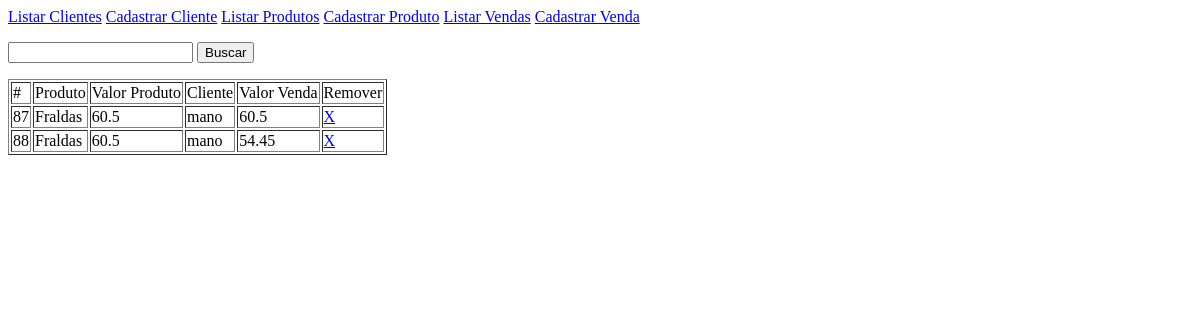
/venda_listar.php?busca=mano, run on an earlier commit of the app's database.
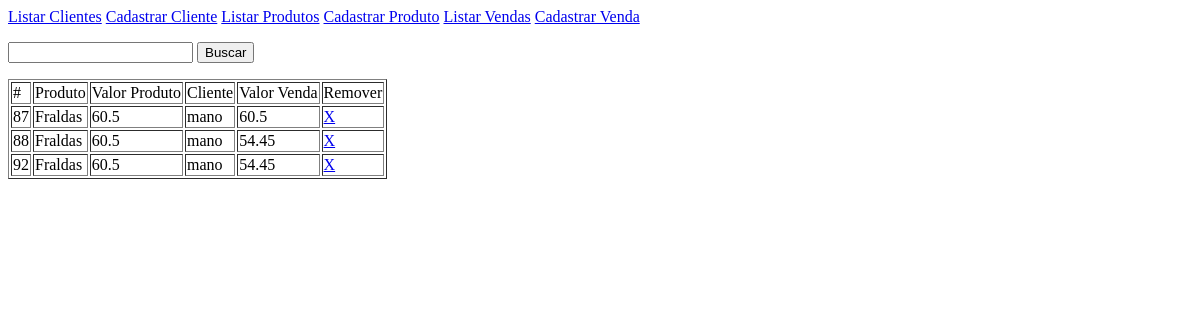
And on a later commit of the database.
### tables this page shows
CREATE TABLE venda ( id integer primary key autoincrement, produto integer references produto (id), cliente integer references cliente (id), datahora datetime, valor float );

### venda_listar.php (the view, shortened to what this page needs)
<?php
	$busca = '';
	if ( isset( $_REQUEST['busca'] ) ) {
		$busca = $_REQUEST['busca'];
	}
	$sql = " select v.id, p.anvisa, p.nome pnome, p.valor pvalor, c.cpf, c.nome cnome, v.valor vvalor from venda v join cliente c on c.id = v.cliente join produto p on p.id = v.produto where p.nome || c.nome like '%" . $busca . "%' ";
	$conexao = new pdo ('sqlite:banco.sqlite');
	$resultado = $conexao->query($sql)->fetchAll();
?>
<html>
	<head>
	</head>
	<body>
<?php
		require 'menu.php';
?>
		<form id="busca">
			<p>
				<input type="text" name="busca" autocomplete="off" />
				<button type="submit" formmethod="post" formaction="venda_listar.php">Buscar</button>
			</p>
		</form>
		<table border="1">
			<tr>
				<td>#</td>
				<td>Produto</td>
				<td>Valor Produto</td>
				<td>Cliente</td>
				<td>Valor Venda</td>
				<td>Remover</td>
			</tr>
<?php
	foreach ( $resultado as $tupla ) {
?>
			<tr>
				<td><?php print $tupla['id']; ?></td>
				<td><?php print $tupla['pnome']; ?></td>
				<td><?php print $tupla['pvalor']; ?></td>
				<td><?php print $tupla['cnome']; ?></td>
				<td><?php print $tupla['vvalor']; ?></td>
				<td><a href="venda_delete.php?id=<?php print $tupla['id']; ?>"> X </a></td>
			</tr>
<?php
	}
?>
		</table>
	</body>
</html>

What changed in the data, as far as the page shows it:
added venda: id "92", pnome "Fraldas", pvalor "60.5", cnome "mano", vvalor "54.45"
